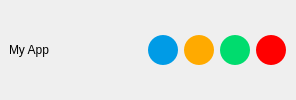
        <widget class="QFrame" name="title_bar">
         <property name="sizePolicy">
          <sizepolicy hsizetype="Preferred" vsizetype="Preferred">
           <horstretch>0</horstretch>
           <verstretch>0</verstretch>
          </sizepolicy>
         </property>
         <property name="minimumSize">
          <size>
           <width>0</width>
           <height>50</height>
          </size>
         </property>
         <property name="maximumSize">
          <size>
           <width>16777215</width>
           <height>16777215</height>
          </size>
         </property>
         <property name="styleSheet">
          <string notr="true">QFrame#title_bar
{
	background:transparent
}</string>
         </property>
         <property name="frameShape">
          <enum>QFrame::NoFrame</enum>
         </property>
         <property name="frameShadow">
          <enum>QFrame::Raised</enum>
         </property>
         <layout class="QHBoxLayout" name="horizontalLayout">
          <property name="spacing">
           <number>0</number>
          </property>
          <property name="leftMargin">
           <number>0</number>
          </property>
          <property name="topMargin">
           <number>0</number>
          </property>
          <property name="rightMargin">
           <number>0</number>
          </property>
          <property name="bottomMargin">
           <number>0</number>
          </property>
          <item>
           <widget class="QFrame" name="frame_title">
            <property name="sizePolicy">
             <sizepolicy hsizetype="Expanding" vsizetype="Preferred">
              <horstretch>0</horstretch>
              <verstretch>0</verstretch>
             </sizepolicy>
            </property>
            <property name="minimumSize">
             <size>
              <width>0</width>
              <height>0</height>
             </size>
            </property>
            <property name="font">
             <font>
              <family>Segoe UI</family>
              <pointsize>12</pointsize>
              <weight>50</weight>
              <italic>false</italic>
              <bold>false</bold>
             </font>
            </property>
            <property name="cursor">
             <cursorShape>OpenHandCursor</cursorShape>
            </property>
            <property name="styleSheet">
             <string notr="true">QFrame#frame_title
{   
    border : transparent;
    background : transparent;
}</string>
            </property>
            <property name="frameShape">
             <enum>QFrame::StyledPanel</enum>
            </property>
            <property name="frameShadow">
             <enum>QFrame::Raised</enum>
            </property>
            <layout class="QHBoxLayout" name="horizontalLayout_12">
             <property name="spacing">
              <number>0</number>
             </property>
             <property name="leftMargin">
              <number>9</number>
             </property>
             <item alignment="Qt::AlignLeft">
              <widget class="QPushButton" name="label_home">
               <property name="sizePolicy">
                <sizepolicy hsizetype="Fixed" vsizetype="Minimum">
                 <horstretch>0</horstretch>
                 <verstretch>0</verstretch>
                </sizepolicy>
               </property>
               <property name="minimumSize">
                <size>
                 <width>0</width>
                 <height>0</height>
                </size>
               </property>
               <property name="maximumSize">
                <size>
                 <width>16777215</width>
                 <height>16777215</height>
                </size>
               </property>
               <property name="cursor">
                <cursorShape>PointingHandCursor</cursorShape>
               </property>
               <property name="toolTip">
                <string>Home</string>
               </property>
               <property name="styleSheet">
                <string notr="true">QPushButton#label_home
{   
    border : transparent ;
    background : transparent;
	
	font: bold 12pt &quot;Segoe UI&quot;;
}</string>
               </property>
               <property name="text">
                <string>My App</string>
               </property>
               <property name="flat">
                <bool>true</bool>
               </property>
              </widget>
             </item>
             <item>
              <spacer name="horizontalSpacer_2">
               <property name="orientation">
                <enum>Qt::Horizontal</enum>
               </property>
               <property name="sizeHint" stdset="0">
                <size>
                 <width>40</width>
                 <height>20</height>
                </size>
               </property>
              </spacer>
             </item>
             <item alignment="Qt::AlignLeft">
              <widget class="QLabel" name="label_title">
               <property name="minimumSize">
                <size>
                 <width>0</width>
                 <height>30</height>
                </size>
               </property>
               <property name="font">
                <font>
                 <family>Segoe UI</family>
                 <pointsize>12</pointsize>
                 <weight>75</weight>
                 <italic>false</italic>
                 <bold>true</bold>
                </font>
               </property>
               <property name="cursor">
                <cursorShape>OpenHandCursor</cursorShape>
               </property>
               <property name="styleSheet">
                <string notr="true">QLabel#label_title
{   
    border : transparent ;
    background : transparent;
	
	font: bold 12pt &quot;Segoe UI&quot;;
}</string>
               </property>
               <property name="text">
                <string/>
               </property>
               <property name="alignment">
                <set>Qt::AlignCenter</set>
               </property>
              </widget>
             </item>
             <item>
              <spacer name="horizontalSpacer">
               <property name="orientation">
                <enum>Qt::Horizontal</enum>
               </property>
               <property name="sizeHint" stdset="0">
                <size>
                 <width>40</width>
                 <height>20</height>
                </size>
               </property>
              </spacer>
             </item>
            </layout>
           </widget>
          </item>
          <item alignment="Qt::AlignRight">
           <widget class="QFrame" name="frame_btns_menubar">
            <property name="sizePolicy">
             <sizepolicy hsizetype="Preferred" vsizetype="Preferred">
              <horstretch>0</horstretch>
              <verstretch>0</verstretch>
             </sizepolicy>
            </property>
            <property name="minimumSize">
             <size>
              <width>0</width>
              <height>28</height>
             </size>
            </property>
            <property name="maximumSize">
             <size>
              <width>16777215</width>
              <height>16777215</height>
             </size>
            </property>
            <property name="styleSheet">
             <string notr="true">QFrame#frame_btns_menubar
{   
    border : transparent;
    background : transparent;
}</string>
            </property>
            <property name="frameShape">
             <enum>QFrame::StyledPanel</enum>
            </property>
            <property name="frameShadow">
             <enum>QFrame::Raised</enum>
            </property>
            <layout class="QHBoxLayout" name="horizontalLayout_7">
             <property name="sizeConstraint">
              <enum>QLayout::SetDefaultConstraint</enum>
             </property>
             <property name="leftMargin">
              <number>0</number>
             </property>
             <property name="topMargin">
              <number>0</number>
             </property>
             <property name="rightMargin">
              <number>10</number>
             </property>
             <property name="bottomMargin">
              <number>0</number>
             </property>
             <item>
              <widget class="QPushButton" name="btn_menubar_settings">
               <property name="sizePolicy">
                <sizepolicy hsizetype="Minimum" vsizetype="Fixed">
                 <horstretch>0</horstretch>
                 <verstretch>0</verstretch>
                </sizepolicy>
               </property>
               <property name="minimumSize">
                <size>
                 <width>30</width>
                 <height>30</height>
                </size>
               </property>
               <property name="maximumSize">
                <size>
                 <width>30</width>
                 <height>30</height>
                </size>
               </property>
               <property name="cursor">
                <cursorShape>PointingHandCursor</cursorShape>
               </property>
               <property name="toolTip">
                <string>Settings</string>
               </property>
               <property name="styleSheet">
                <string notr="true">QPushButton {
	border: none;
	border-radius: 15px;		
	background-color: rgb(0, 155, 230);
}
QPushButton:hover {	
	background-color: rgba(0, 155, 230, 150);
	border-image: url(:buttons/standard/btn_menubar_settings.png) 0 0 0 0 stretch stretch;
}
QPushButton:checked {
	background-color: rgba(0, 155, 230, 150);
	border-image: url(:buttons/standard/btn_menubar_settings_checked.png) 0 0 0 0 stretch stretch;
}</string>
               </property>
               <property name="text">
                <string/>
               </property>
               <property name="checkable">
                <bool>true</bool>
               </property>
              </widget>
             </item>
             <item>
              <widget class="QPushButton" name="btn_menubar_minimize">
               <property name="sizePolicy">
                <sizepolicy hsizetype="Minimum" vsizetype="Fixed">
                 <horstretch>0</horstretch>
                 <verstretch>0</verstretch>
                </sizepolicy>
               </property>
               <property name="minimumSize">
                <size>
                 <width>30</width>
                 <height>30</height>
                </size>
               </property>
               <property name="maximumSize">
                <size>
                 <width>30</width>
                 <height>30</height>
                </size>
               </property>
               <property name="cursor">
                <cursorShape>PointingHandCursor</cursorShape>
               </property>
               <property name="toolTip">
                <string>Minimize</string>
               </property>
               <property name="styleSheet">
                <string notr="true">QPushButton {
	border: none;
	border-radius: 15px;	
	background-color: rgb(255, 170, 0);
}
QPushButton:hover {	
	background-color: rgba(255, 170, 0, 150);
	border-image: url(:buttons/standard/btn_menubar_minimize.png) 0 0 0 0 stretch stretch;
}</string>
               </property>
               <property name="text">
                <string/>
               </property>
              </widget>
             </item>
             <item>
              <widget class="QPushButton" name="btn_menubar_maximize">
               <property name="sizePolicy">
                <sizepolicy hsizetype="Minimum" vsizetype="Fixed">
                 <horstretch>0</horstretch>
                 <verstretch>0</verstretch>
                </sizepolicy>
               </property>
               <property name="minimumSize">
                <size>
                 <width>30</width>
                 <height>30</height>
                </size>
               </property>
               <property name="maximumSize">
                <size>
                 <width>30</width>
                 <height>30</height>
                </size>
               </property>
               <property name="cursor">
                <cursorShape>PointingHandCursor</cursorShape>
               </property>
               <property name="toolTip">
                <string>Maximize</string>
               </property>
               <property name="styleSheet">
                <string notr="true">QPushButton {
	border: none;
	border-radius: 15px;	
	background-color: rgb(0, 220, 110);
}
QPushButton:hover {	
	background-color: rgba(0, 220, 110, 150);
	border-image: url(:buttons/standard/btn_menubar_maximize.png) 0 0 0 0 stretch stretch;
}

QPushButton:checked {
	background-color: rgba(157, 42, 202, 150);
	border-image: url(:buttons/standard/btn_menubar_maximize_checked.png) 0 0 0 0 stretch stretch;
}

QPushButton:disabled{
	border-image: none;
	background-color: rgba(120, 120, 120, 150);

}</string>
               </property>
               <property name="text">
                <string/>
               </property>
               <property name="checkable">
                <bool>true</bool>
               </property>
              </widget>
             </item>
             <item>
              <widget class="QPushButton" name="btn_menubar_close">
               <property name="sizePolicy">
                <sizepolicy hsizetype="Minimum" vsizetype="Fixed">
                 <horstretch>0</horstretch>
                 <verstretch>0</verstretch>
                </sizepolicy>
               </property>
               <property name="minimumSize">
                <size>
                 <width>30</width>
                 <height>30</height>
                </size>
               </property>
               <property name="maximumSize">
                <size>
                 <width>30</width>
                 <height>30</height>
                </size>
               </property>
               <property name="cursor">
                <cursorShape>PointingHandCursor</cursorShape>
               </property>
               <property name="toolTip">
                <string>Close</string>
               </property>
               <property name="styleSheet">
                <string notr="true">QPushButton {
	border: none;
	border-radius: 15px;	
	background-color: rgb(255, 0, 0);
}
QPushButton:hover {		
	background-color: rgba(255, 0, 0, 150);
	border-image: url(:buttons/standard/btn_menubar_close.png) 0 0 0 0 stretch stretch;
}</string>
               </property>
               <property name="text">
                <string/>
               </property>
              </widget>
             </item>
            </layout>
           </widget>
          </item>
         </layout>
        </widget>
